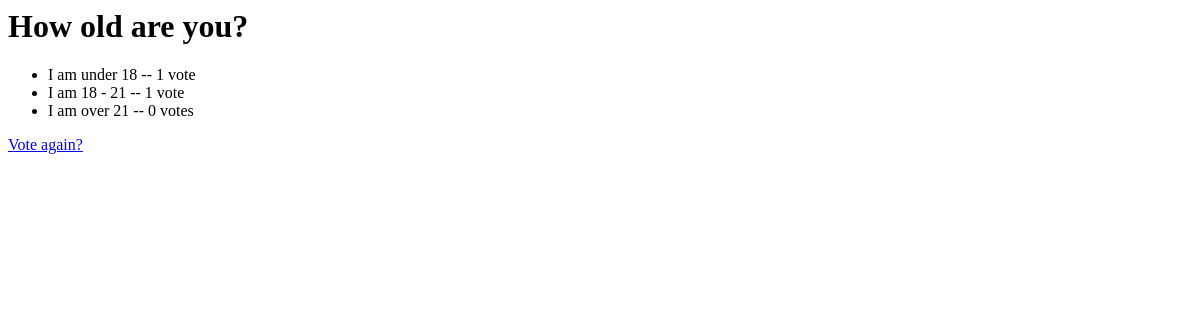
Page /polls/17/results/ on the earlier database version.
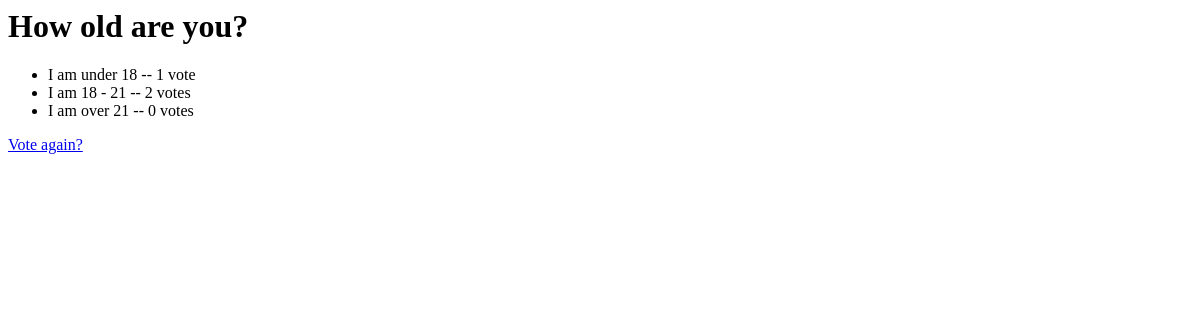
Same page on the later database version.
### polls/models.py (models this page shows, shortened)
class Choice(models.Model):
    question = models.ForeignKey(Question, on_delete=models.CASCADE)
    choice_text = models.CharField(max_length=200)
    votes = models.IntegerField(default=0)

### polls/views.py (the view)
# urls.py: path('<int:pk>/results/', views.ResultsView.as_view(), name='results'),
class ResultsView(generic.DetailView):
    model = Question
    template_name = 'polls/results.html'

### polls/templates/polls/results.html
<h1>{{ question.question_text }}</h1>
<ul>
{% for choice in question.choice_set.all %}
    <li>{{ choice.choice_text }} -- {{ choice.votes }} vote{{ choice.votes|pluralize }}</li>
{% endfor %}
</ul>
<a href="{% url 'polls:detail' question.id %}">Vote again?</a>

Differences in the rows shown:
changed Choice "I am 18 - 21": votes "1" → "2"
